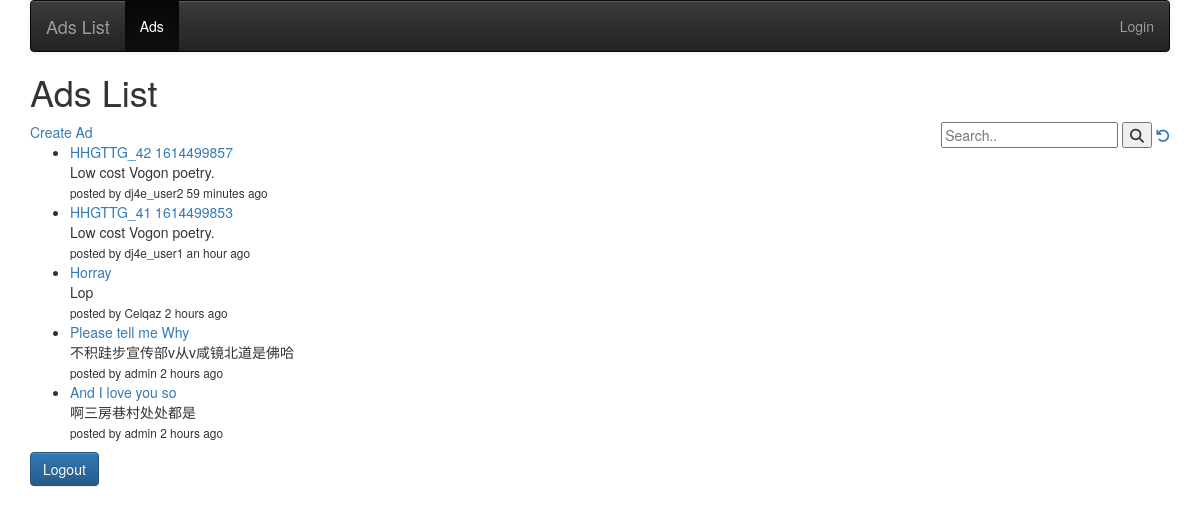
The page / on the database its author committed.
### ads/models.py (models this page shows, shortened)
class Ad(models.Model):
    title = models.CharField(
        max_length=200,
        validators=[MinLengthValidator(2, "Title must be greater than 2 characters")]
    )
    price = models.DecimalField(max_digits=7, decimal_places=2, null=True)
    text = models.TextField()
    created_at = models.DateTimeField(auto_now_add=True)
    updated_at = models.DateTimeField(auto_now=True)
    picture = models.BinaryField(null=True, editable=True)
    content_type = models.CharField(max_length=256, null=True, help_text='The MIMEType of the file')
    favorites = models.ManyToManyField(settings.AUTH_USER_MODEL,
                                       through='Fav', related_name='favorite_ads')
    owner = models.ForeignKey(settings.AUTH_USER_MODEL, on_delete=models.CASCADE)
    comments = models.ManyToManyField(settings.AUTH_USER_MODEL,
                                      through='Comment', related_name='comments_owned')

### ads/views.py (the view)
# urls.py: path('', views.AdListView.as_view(), name='all'),
class AdListView(OwnerListView):
    model = Ad
    template_name = 'ads/index.html'
    def get(self, request):
        strval = request.GET.get("search", False)
        if strval:
            query = Q(title__icontains=strval)
            query.add(Q(text__icontains=strval), Q.OR)
            objects = Ad.objects.filter(query).select_related().order_by('-updated_at')[:10]
        else:
            objects = Ad.objects.all().order_by('-updated_at')[:10]
        for obj in objects:
            obj.natural_updated = naturaltime(obj.updated_at)
        favorites = list()
        if request.user.is_authenticated:
            rows = request.user.favorite_ads.values('id')
            favorites = [row['id'] for row in rows]
        ctx = {'ad_list': objects, 'favorites': favorites, 'search': strval}
        return render(request, self.template_name, ctx)

### home/context_processors.py (called while the page is built)
def settings(request):
    return {
        'settings': django_settings,
    }

### ads/templates/ads/index.html (shortened to what this page needs)
{% extends "base_menu.html" %}
{% load static %}
{% block content %}
    <h1>Ads List</h1>
    <a href="{% url 'ads:ad_create' %}">Create Ad</a>
    <div style="float:right">
        <form>
            <input type="text" placeholder="Search.." name="search"
            >
            <button type="submit"><i class="fa fa-search"></i></button>
            <a href="{% url 'ads:all' %}"><i class="fa fa-undo"></i></a>
        </form>
    </div>
    {% if ad_list %}
        <ul>
            {% for ad in ad_list %}
                <li>
                    <a href="{% url 'ads:ad_detail' ad.id %}">{{ ad.title }}</a>
                </li>
                <div style="left:10px">
                    {% if ad.text|length < 100 %}
                        {{ ad.text }}
                    {% else %}
                        {{ ad.text|slice:"0:99" }}
                        <a href="{% url 'well:post_detail'  post.id %}">...</a>
                    {% endif %}
                </div>
                <small>
                    {% if ad.owner.username %}
                        posted by {{ ad.owner.username }}
                    {% endif %}
                    {{ ad.natural_updated }}
                </small>
            {% endfor %}
        </ul>
    {% else %}
        <p>There are no ads in the library.</p>
    {% endif %}
    <form method="post" action="{% url 'logout' %}">
        <input type="submit" class="btn btn-primary" value="Logout"/>
    </form>
{% endblock %}

### rows shown on the page
Ad: title "HHGTTG_42 1614499857", text "Low cost Vogon poetry.", owner.username "dj4e_user2", natural_updated "59 minutes ago"
Ad: title "HHGTTG_41 1614499853", text "Low cost Vogon poetry.", owner.username "dj4e_user1", natural_updated "an hour ago"
Ad: title "Horray", text "Lop", owner.username "Celqaz", natural_updated "2 hours ago"
Ad: title "Please tell me Why", text "不积跬步宣传部v从v咸镜北道是佛哈", owner.username "admin", natural_updated "2 hours ago"
Ad: title "And I love you so", text "啊三房巷村处处都是", owner.username "admin", natural_updated "2 hours ago"

### other values the page prints
{{ settings.APP_NAME }} "Ads List"
